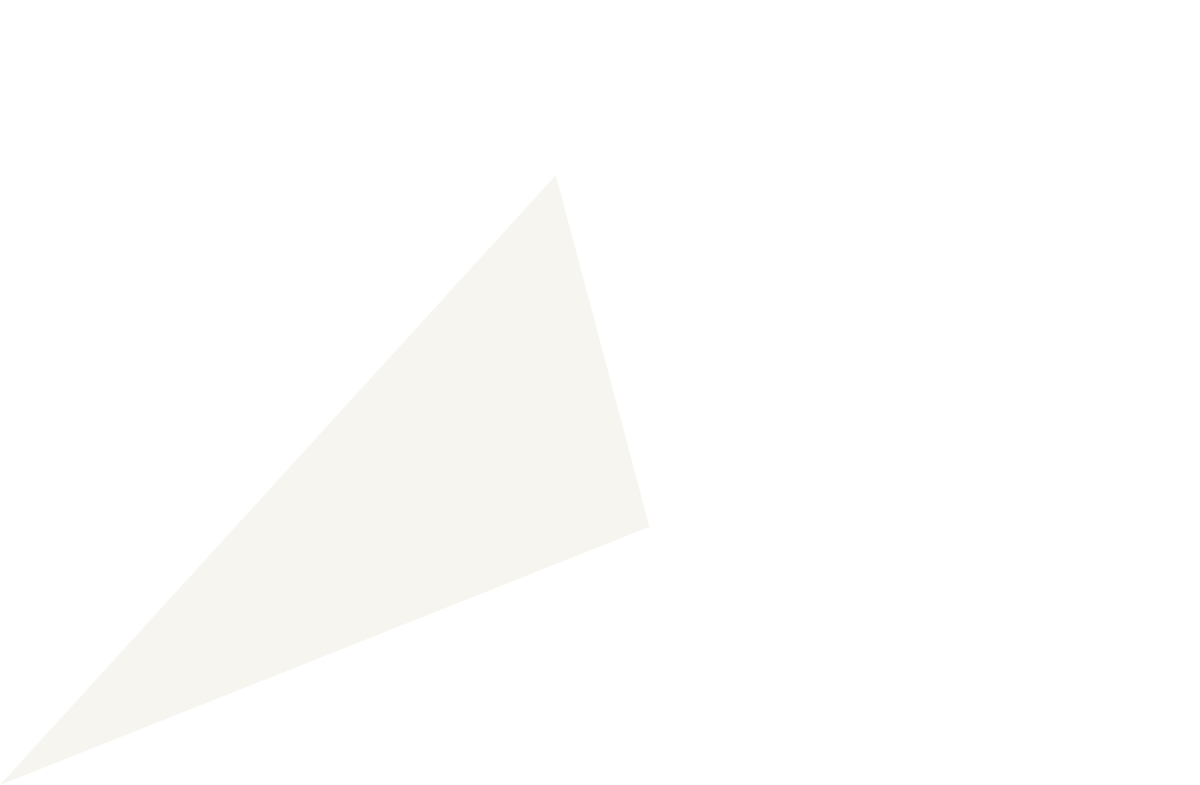
Frame 1 (no input)
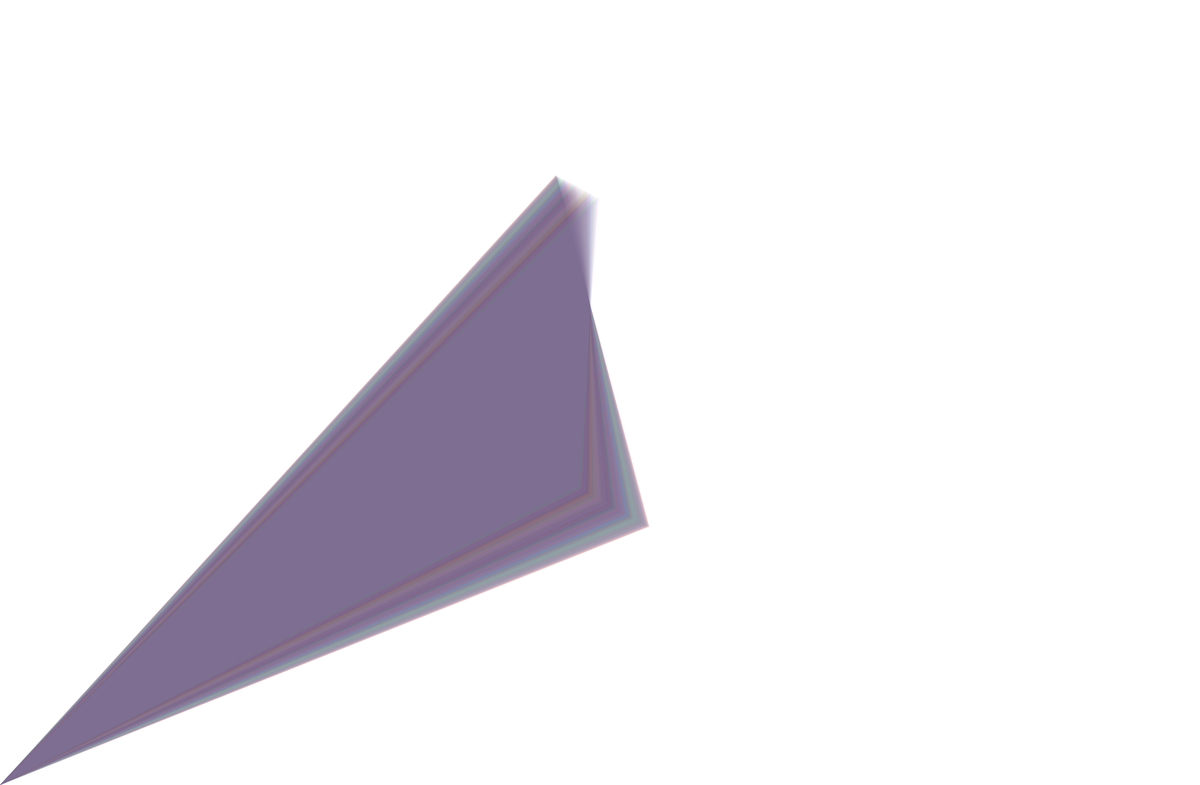
Frame 60 (no input)
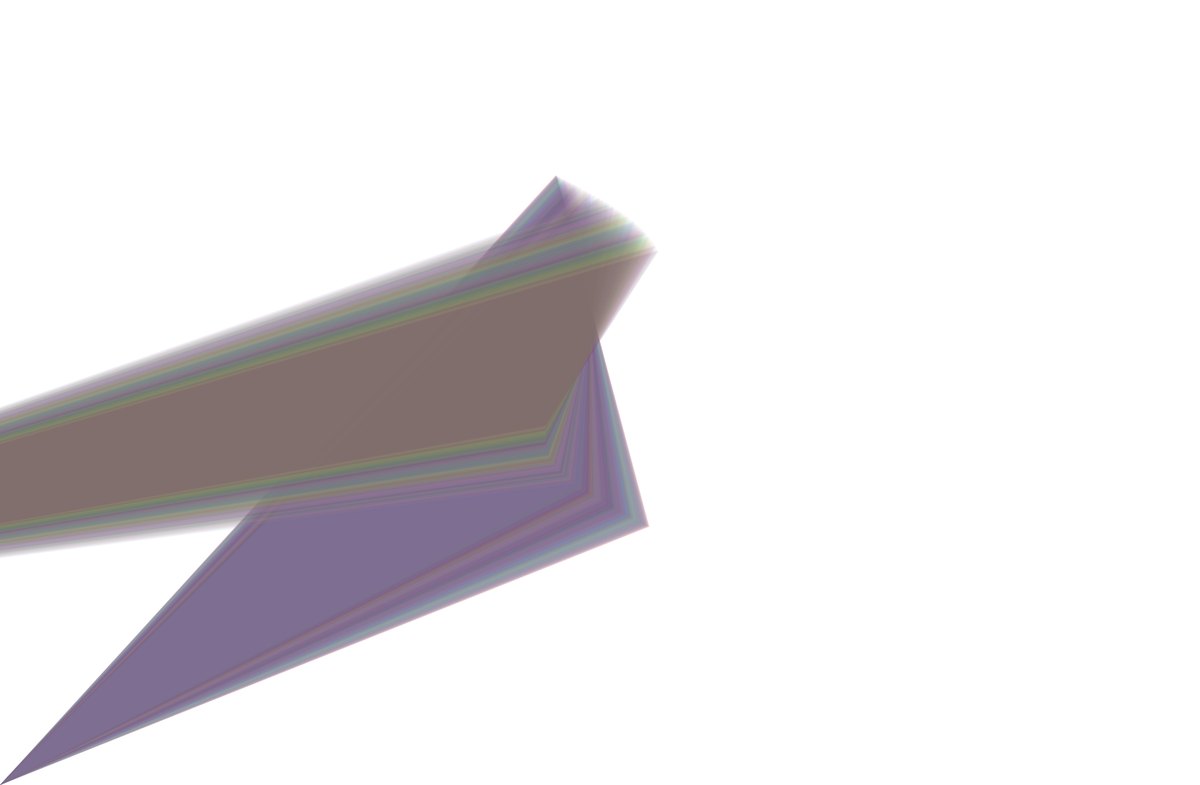
Frame 120 (the mouse pressed at the canvas centre since frame 60)

The p5.js sketch that drew these frames (run headless with seeded random() and noise() and a simulated clock; from frame 60 on, the mouse is pressed at the canvas centre):

// p5.js sketch
// ── sketch.js
var nx1;
// var nx2;
var nx3;
var ny1;
// var ny2;
var ny3;

function setup() {
  createCanvas(1650, 1080);
  background(255);
  
  // let all the initial noise sampling
  // variables be different, so our samples
  // aren't all initially the same
  nx1 = 10;
  // nx2 = 20;
  nx3 = 30;
  ny1 = 40;
  // ny2 = 50;
  ny3 = 60;
}

function draw() {
  
  var x1 = width * noise(nx1);
  var x2 = width * sin(mouseX * mouseY * 0.001);
  var x3 = width * noise(nx3);
  var y1 = height * noise(ny1);
  var y2 = height * cos(mouseX * mouseY * 0.001);
  var y3 = height * noise(ny3);

  var r = random(random(0, 255),random(0, 255));
  var g = random(random(0, 255),random(0, 255));
  var b = random(random(0, 255),random(0, 255));
  
  noStroke();
  fill(r, g, b, 20);
  triangle(x1, y1, x2, y2, x3, y3);

  // change the noise samples
  nx1 += 0.0011;
  // nx2 += 0.0022;
  nx3 += 0.0017;
  ny1 += 0.0013;
  // ny2 += 0.0019;
  ny3 += 0.0015;
  
}
